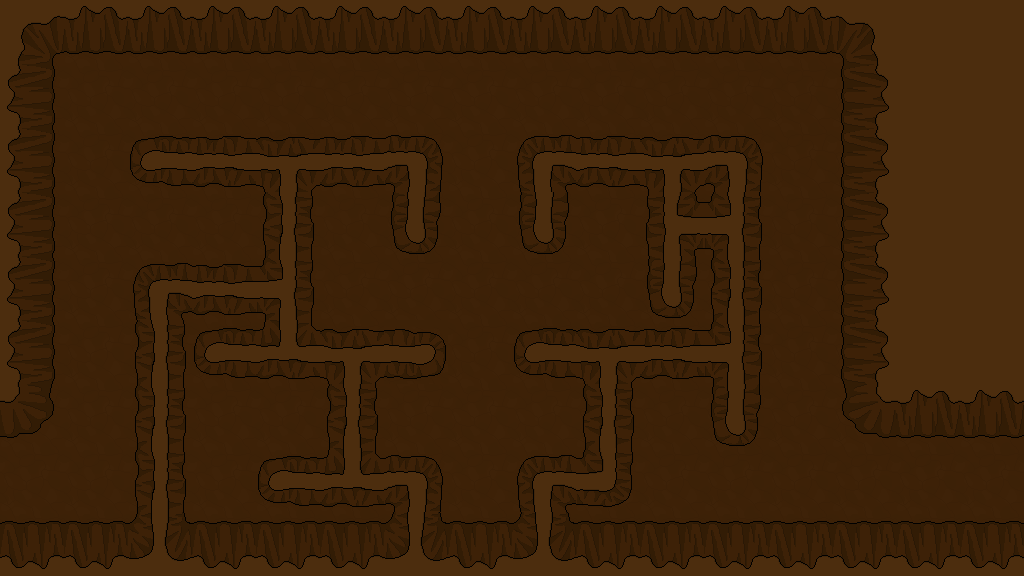

A 2D game scene composited from a Tiled map and its tileset images. What follows is a short description and the map's XML, with every tile layer's data as written:
An orthogonal 16x9 tile map with 64x64 px tiles, 1 tile layer (Tile Layer 1).

<map version="1.0" orientation="orthogonal" width="16" height="9" tilewidth="64" tileheight="64">
 <tileset firstgid="1" name="backgroundTiles" tilewidth="64" tileheight="64">
  <image source="../backgroundTiles.png" width="11840" height="64" />
 </tileset>
 <layer name="Tile Layer 1" width="16" height="9">
  <data encoding="csv">
151,152,152,152,152,152,152,152,152,152,152,152,152,153,183,183,
158,6,6,6,6,6,6,53,6,6,6,6,6,161,183,183,
158,6,170,173,174,173,179,53,181,173,174,179,6,161,183,183,
158,6,6,6,168,6,176,53,176,6,169,178,6,161,183,183,
158,6,181,173,178,6,6,53,6,6,176,168,6,161,183,183,
158,6,168,170,171,174,185,53,170,174,173,178,6,161,183,183,
154,6,168,163,163,168,6,53,6,168,6,176,6,157,152,152,
6,6,168,163,170,171,179,53,181,180,6,6,6,6,6,6,
160,160,177,160,160,160,177,160,177,160,160,160,160,160,13,160
</data>
 </layer>
</map>
